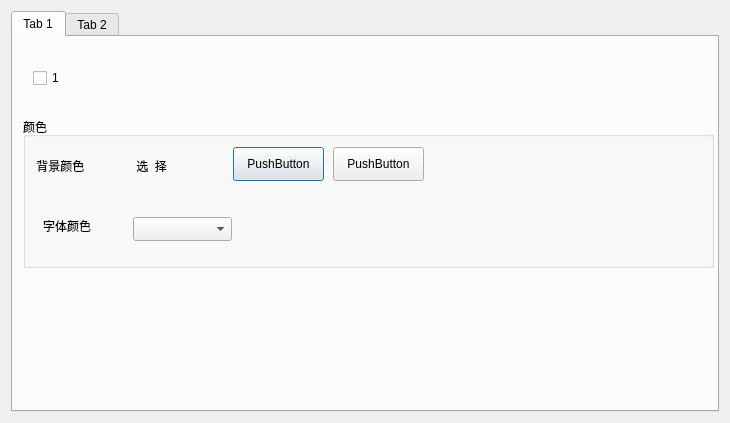
<?xml version="1.0" encoding="UTF-8"?>
<ui version="4.0">
 <class>ConfigDialog</class>
 <widget class="QDialog" name="ConfigDialog">
  <property name="geometry">
   <rect>
    <x>0</x>
    <y>0</y>
    <width>730</width>
    <height>423</height>
   </rect>
  </property>
  <property name="windowTitle">
   <string>Dialog</string>
  </property>
  <layout class="QGridLayout" name="gridLayout">
   <item row="0" column="0">
    <widget class="QTabWidget" name="tabWidget">
     <property name="currentIndex">
      <number>0</number>
     </property>
     <widget class="QWidget" name="tab">
      <attribute name="title">
       <string>Tab 1</string>
      </attribute>
      <widget class="QCheckBox" name="checkBoxExit">
       <property name="geometry">
        <rect>
         <x>20</x>
         <y>30</y>
         <width>151</width>
         <height>22</height>
        </rect>
       </property>
       <property name="text">
        <string>1</string>
       </property>
      </widget>
      <widget class="QGroupBox" name="groupBox">
       <property name="geometry">
        <rect>
         <x>10</x>
         <y>80</y>
         <width>691</width>
         <height>151</height>
        </rect>
       </property>
       <property name="title">
        <string>颜色</string>
       </property>
       <widget class="QComboBox" name="comboFont">
        <property name="geometry">
         <rect>
          <x>110</x>
          <y>100</y>
          <width>99</width>
          <height>24</height>
         </rect>
        </property>
       </widget>
       <widget class="QLabel" name="label">
        <property name="geometry">
         <rect>
          <x>20</x>
          <y>100</y>
          <width>81</width>
          <height>18</height>
         </rect>
        </property>
        <property name="text">
         <string>字体颜色</string>
        </property>
       </widget>
       <widget class="QLabel" name="label_2">
        <property name="geometry">
         <rect>
          <x>10</x>
          <y>40</y>
          <width>81</width>
          <height>18</height>
         </rect>
        </property>
        <property name="text">
         <string> 背景颜色</string>
        </property>
       </widget>
       <widget class="QPushButton" name="btn1">
        <property name="geometry">
         <rect>
          <x>210</x>
          <y>30</y>
          <width>91</width>
          <height>34</height>
         </rect>
        </property>
        <property name="text">
         <string>PushButton</string>
        </property>
       </widget>
       <widget class="QPushButton" name="btn2">
        <property name="geometry">
         <rect>
          <x>310</x>
          <y>30</y>
          <width>91</width>
          <height>34</height>
         </rect>
        </property>
        <property name="text">
         <string>PushButton</string>
        </property>
       </widget>
       <widget class="QLabel" name="labelDisplay">
        <property name="geometry">
         <rect>
          <x>110</x>
          <y>40</y>
          <width>81</width>
          <height>18</height>
         </rect>
        </property>
        <property name="text">
         <string> 选  择</string>
        </property>
       </widget>
      </widget>
     </widget>
     <widget class="QWidget" name="tab_2">
      <attribute name="title">
       <string>Tab 2</string>
      </attribute>
     </widget>
    </widget>
   </item>
  </layout>
 </widget>
 <resources/>
 <connections/>
</ui>
